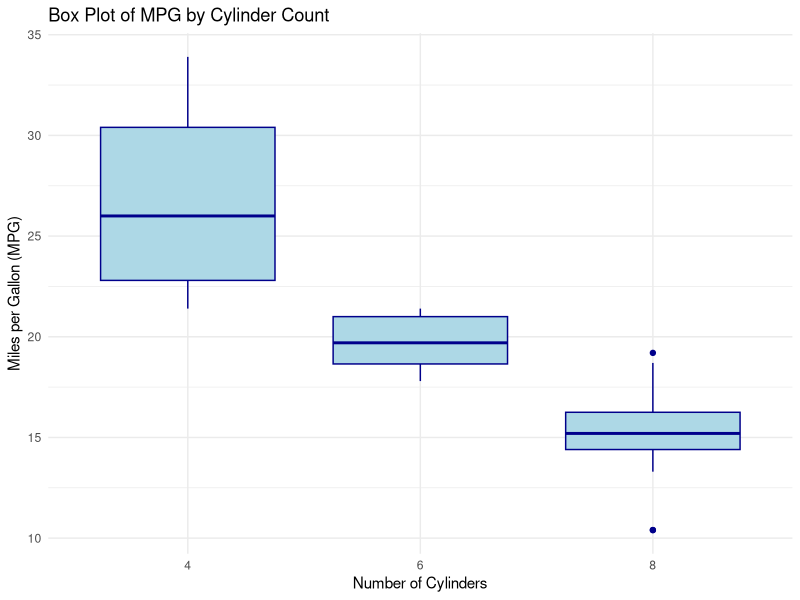
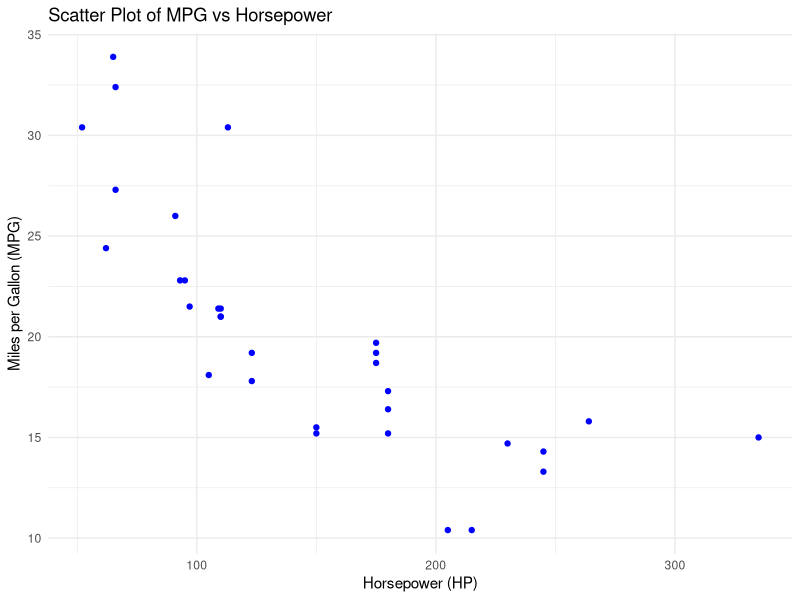

These figures' R source, in order:
# Load necessary library for visualization
library(ggplot2)

# Load mtcars dataset
data(mtcars)

# a. Data Distributions using Box and Scatter Plot
# Box plot for 'mpg' (miles per gallon) distribution across different 
# 'cyl' (number of cylinders)
ggplot(mtcars, aes(x = as.factor(cyl), y = mpg)) +
    geom_boxplot(fill = "lightblue", color = "darkblue") +
    labs(title = "Box Plot of MPG by Cylinder Count", x = "Number of Cylinders", y = "Miles per Gallon (MPG)") +
    theme_minimal()

# Scatter plot to show the relationship between 'mpg' (miles per gallon) 
# and 'hp' (horsepower)
ggplot(mtcars, aes(x = hp, y = mpg)) +
    geom_point(color = "blue") +
    labs(title = "Scatter Plot of MPG vs Horsepower", x = "Horsepower (HP)", y = "Miles per Gallon (MPG)") +
    theme_minimal()
